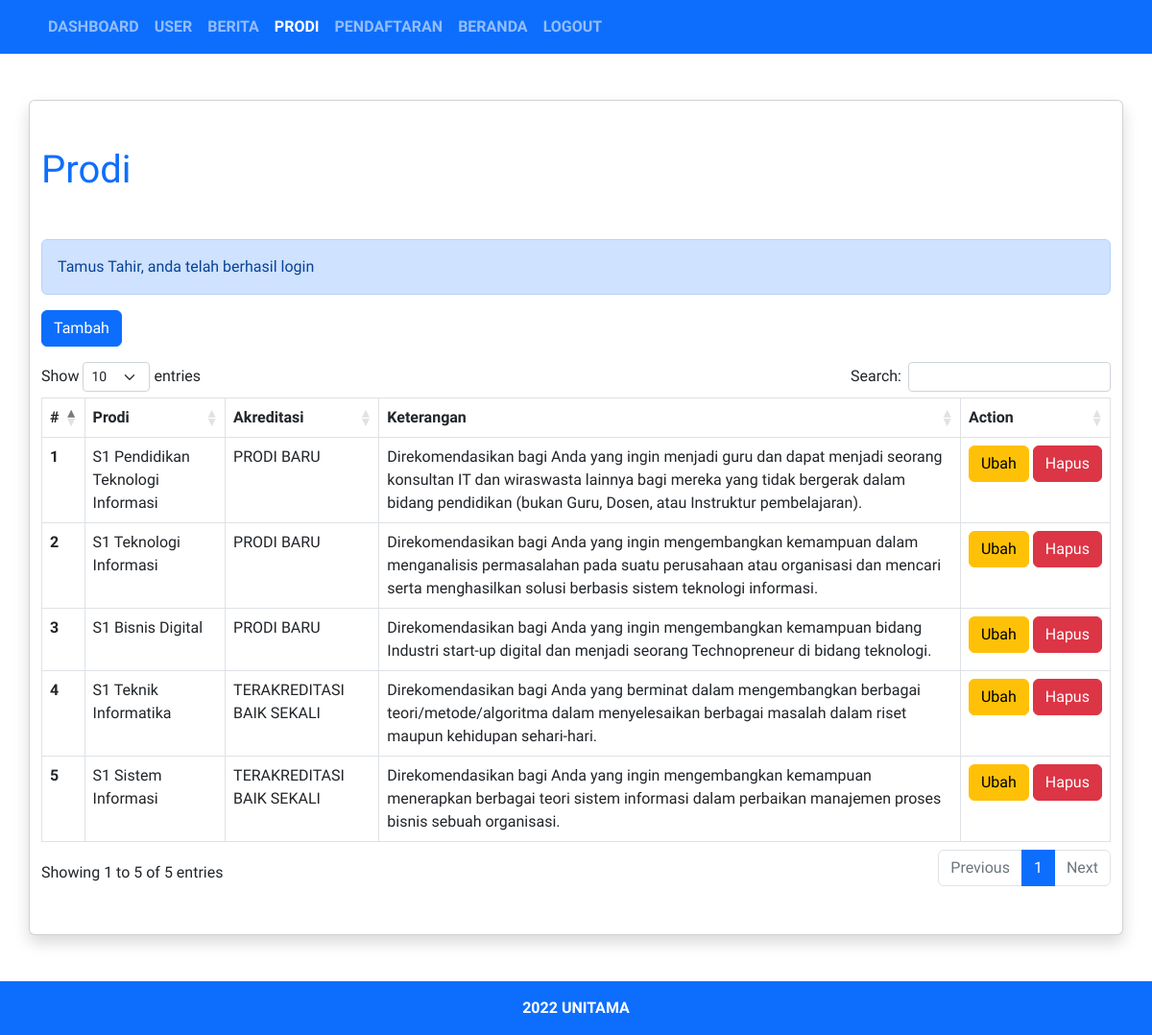
Page /admin/prodi/index.php (signed in) on the committed database.
### tables this page shows
CREATE TABLE `tabel_prodi` (
  `id_prodi` int(11) NOT NULL,
  `prodi` varchar(128) NOT NULL,
  `akreditasi` varchar(128) NOT NULL,
  `keterangan` varchar(255) NOT NULL
);

### config/autoload.php (called while the page is built, shortened)
<?php
require_once 'connection.php';
require_once 'helper.php';
$base_url = 'http://localhost/starter-template/';

### config/helper.php (called while the page is built, shortened)
<?php
function query($query)
{
    global $koneksi;
    $result = mysqli_query($koneksi, $query);
    $row = [];
    while ($data = mysqli_fetch_assoc($result)) {
        $row[] = $data;
    }
    return $row;
}

### admin/prodi/index.php (the view, shortened to what this page needs)
<?php include_once '../templates/header.php' ?>
<?php $prodi = query("SELECT * FROM tabel_prodi ORDER BY id_prodi DESC"); ?>
<div class="container card shadow py-5 my-5">
    <h1 class="text-primary mb- font-title mb-5">Prodi</h1>
    <?php if (isset($_SESSION['berhasil'])) : ?>
        <div class="alert alert-primary" role="alert">
            <?= $_SESSION['berhasil']; ?>
        </div>
    <?php endif ?>
    <div class="mb-3">
        <a class="btn btn-primary" href="<?= $base_url . 'admin/prodi/tambah'; ?>" role="button">Tambah</a>
    </div>
    <div class="table-responsive">
        <table class="table table-hover table-bordered" id="data-table">
            <thead>
                <tr>
                    <th scope="col">#</th>
                    <th scope="col">Prodi</th>
                    <th scope="col">Akreditasi</th>
                    <th scope="col">Keterangan</th>
                    <th scope="col">Action</th>
                </tr>
            </thead>
            <tbody>
                <?php $i = 1 ?>
                <?php foreach ($prodi as $row) : ?>
                    <tr>
                        <th scope="row"><?= $i++; ?></th>
                        <td><?= $row['prodi']; ?></td>
                        <td><?= $row['akreditasi']; ?></td>
                        <td><?= $row['keterangan']; ?></td>
                        <td class="text-nowrap">
                            <a class="btn btn-warning" href="<?= $base_url . 'admin/prodi/ubah?id=' . $row['id_prodi']; ?>" role="button">Ubah</a>
                            <button type="button" class="btn btn-danger btn-modal-delete" data-bs-toggle="modal" data-bs-target="#exampleModal" data-url="<?= $base_url . 'admin/prodi/hapus?id=' . $row['id_prodi']; ?>">
                                Hapus
                            </button>
                        </td>
                    </tr>
                <?php endforeach ?>
            </tbody>
        </table>
    </div>
</div>
<?php include_once '../templates/footer.php' ?>

### assets/css/style.css (style rules this page uses)
body { font-family: 'Acme', sans-serif; }
.font-title { font-family: 'Kaushan Script', cursive; }

### rows in the picture
tabel_prodi: prodi "S1 Pendidikan Teknologi Informasi", akreditasi "PRODI BARU", keterangan "Direkomendasikan bagi Anda yang ingin menjadi guru dan dapat menjadi seorang konsultan IT dan wiraswasta lainnya bagi mereka yang tidak bergerak dalam bidang pendidikan (bukan Guru, Dosen, atau Instruktur pembelajaran)."
tabel_prodi: prodi "S1 Teknologi Informasi", akreditasi "PRODI BARU", keterangan "Direkomendasikan bagi Anda yang ingin mengembangkan kemampuan dalam menganalisis permasalahan pada suatu perusahaan atau organisasi dan mencari serta menghasilkan solusi berbasis sistem teknologi informasi."
tabel_prodi: prodi "S1 Bisnis Digital", akreditasi "PRODI BARU", keterangan "Direkomendasikan bagi Anda yang ingin mengembangkan kemampuan bidang Industri start-up digital dan menjadi seorang Technopreneur di bidang teknologi."
tabel_prodi: prodi "S1 Teknik Informatika", akreditasi "TERAKREDITASI BAIK SEKALI", keterangan "Direkomendasikan bagi Anda yang berminat dalam mengembangkan berbagai teori/metode/algoritma dalam menyelesaikan berbagai masalah dalam riset maupun kehidupan sehari-hari."
tabel_prodi: prodi "S1 Sistem Informasi", akreditasi "TERAKREDITASI BAIK SEKALI", keterangan "Direkomendasikan bagi Anda yang ingin mengembangkan kemampuan menerapkan berbagai teori sistem informasi dalam perbaikan manajemen proses bisnis sebuah organisasi."

### other values in the picture
$_SESSION['berhasil'] "Tamus Tahir, anda telah berhasil login"
